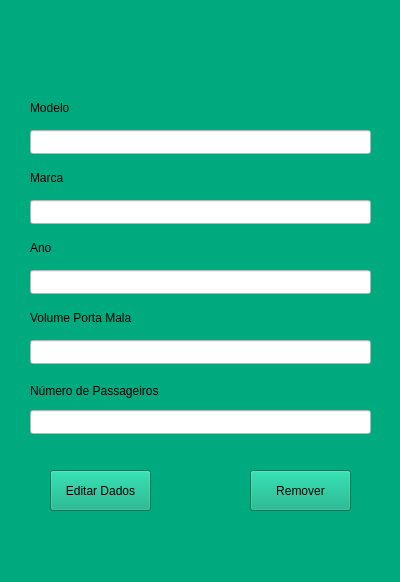
<?xml version="1.0" encoding="UTF-8"?>
<ui version="4.0">
 <class>editarRemover</class>
 <widget class="QWidget" name="editarRemover">
  <property name="geometry">
   <rect>
    <x>0</x>
    <y>0</y>
    <width>400</width>
    <height>582</height>
   </rect>
  </property>
  <property name="windowTitle">
   <string>Form</string>
  </property>
  <property name="styleSheet">
   <string notr="true">background-color: rgb(0, 170, 127);</string>
  </property>
  <widget class="QLineEdit" name="lineEdit_3">
   <property name="geometry">
    <rect>
     <x>30</x>
     <y>270</y>
     <width>341</width>
     <height>24</height>
    </rect>
   </property>
   <property name="styleSheet">
    <string notr="true">background-color: rgb(255, 255, 255);</string>
   </property>
  </widget>
  <widget class="QLabel" name="label_3">
   <property name="geometry">
    <rect>
     <x>30</x>
     <y>240</y>
     <width>341</width>
     <height>16</height>
    </rect>
   </property>
   <property name="styleSheet">
    <string notr="true">font: 700 10pt &quot;Segoe UI&quot;;</string>
   </property>
   <property name="text">
    <string>Ano</string>
   </property>
  </widget>
  <widget class="QLineEdit" name="lineEdit_2">
   <property name="geometry">
    <rect>
     <x>30</x>
     <y>200</y>
     <width>341</width>
     <height>24</height>
    </rect>
   </property>
   <property name="styleSheet">
    <string notr="true">background-color: rgb(255, 255, 255);</string>
   </property>
  </widget>
  <widget class="QLabel" name="label_2">
   <property name="geometry">
    <rect>
     <x>30</x>
     <y>170</y>
     <width>341</width>
     <height>16</height>
    </rect>
   </property>
   <property name="styleSheet">
    <string notr="true">font: 700 10pt &quot;Segoe UI&quot;;</string>
   </property>
   <property name="text">
    <string>Marca</string>
   </property>
  </widget>
  <widget class="QLabel" name="label">
   <property name="geometry">
    <rect>
     <x>30</x>
     <y>100</y>
     <width>341</width>
     <height>16</height>
    </rect>
   </property>
   <property name="styleSheet">
    <string notr="true">font: 700 10pt &quot;Segoe UI&quot;;</string>
   </property>
   <property name="text">
    <string>Modelo</string>
   </property>
  </widget>
  <widget class="QLineEdit" name="lineEdit_5">
   <property name="geometry">
    <rect>
     <x>30</x>
     <y>410</y>
     <width>341</width>
     <height>24</height>
    </rect>
   </property>
   <property name="styleSheet">
    <string notr="true">background-color: rgb(255, 255, 255);</string>
   </property>
  </widget>
  <widget class="QLineEdit" name="lineEdit">
   <property name="geometry">
    <rect>
     <x>30</x>
     <y>130</y>
     <width>341</width>
     <height>24</height>
    </rect>
   </property>
   <property name="styleSheet">
    <string notr="true">background-color: rgb(255, 255, 255);</string>
   </property>
  </widget>
  <widget class="QLineEdit" name="lineEdit_4">
   <property name="geometry">
    <rect>
     <x>30</x>
     <y>340</y>
     <width>341</width>
     <height>24</height>
    </rect>
   </property>
   <property name="styleSheet">
    <string notr="true">background-color: rgb(255, 255, 255);</string>
   </property>
  </widget>
  <widget class="QLabel" name="label_5">
   <property name="geometry">
    <rect>
     <x>30</x>
     <y>380</y>
     <width>341</width>
     <height>21</height>
    </rect>
   </property>
   <property name="styleSheet">
    <string notr="true">font: 700 10pt &quot;Segoe UI&quot;;</string>
   </property>
   <property name="text">
    <string>Número de Passageiros</string>
   </property>
  </widget>
  <widget class="QLabel" name="label_4">
   <property name="geometry">
    <rect>
     <x>30</x>
     <y>310</y>
     <width>341</width>
     <height>16</height>
    </rect>
   </property>
   <property name="styleSheet">
    <string notr="true">font: 700 10pt &quot;Segoe UI&quot;;</string>
   </property>
   <property name="text">
    <string>Volume Porta Mala</string>
   </property>
  </widget>
  <widget class="QPushButton" name="pushButton_2">
   <property name="geometry">
    <rect>
     <x>250</x>
     <y>470</y>
     <width>101</width>
     <height>41</height>
    </rect>
   </property>
   <property name="styleSheet">
    <string notr="true">font: 700 9pt &quot;Segoe UI&quot;;</string>
   </property>
   <property name="text">
    <string>Remover</string>
   </property>
  </widget>
  <widget class="QPushButton" name="pushButton_3">
   <property name="geometry">
    <rect>
     <x>50</x>
     <y>470</y>
     <width>101</width>
     <height>41</height>
    </rect>
   </property>
   <property name="styleSheet">
    <string notr="true">font: 700 9pt &quot;Segoe UI&quot;;</string>
   </property>
   <property name="text">
    <string>Editar Dados</string>
   </property>
  </widget>
 </widget>
 <resources/>
 <connections/>
</ui>
